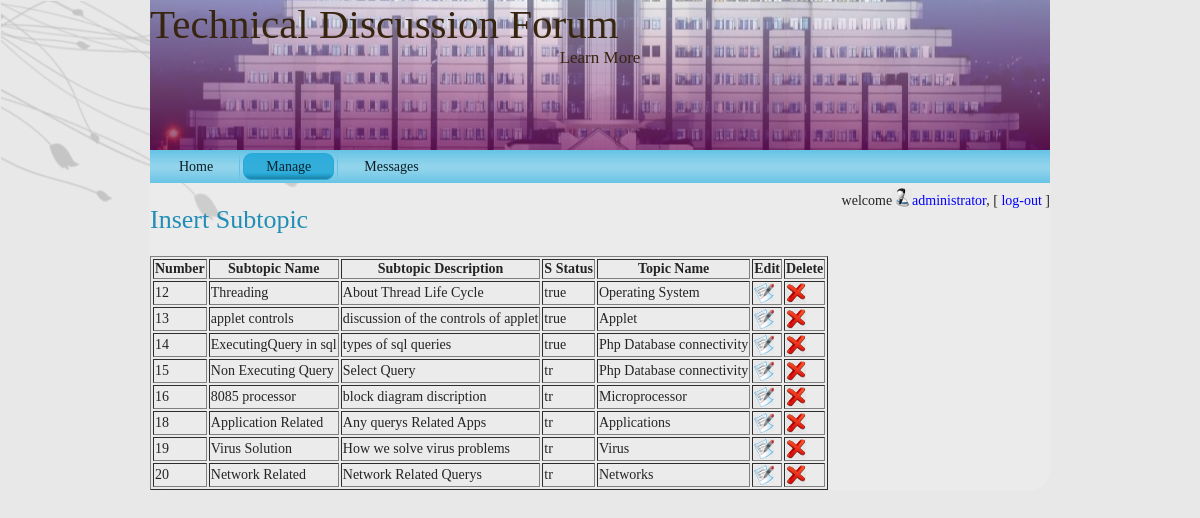
The app's page /admin/subtopic.php (signed in) with its own data.
### tables this page shows
CREATE TABLE IF NOT EXISTS `subtopic` (
  `subtopic_id` int(11) NOT NULL AUTO_INCREMENT,
  `subtopic_name` varchar(50) NOT NULL,
  `subtopic_description` varchar(500) NOT NULL,
  `s_status` varchar(20) NOT NULL,
  `topic_id` int(11) NOT NULL,
  PRIMARY KEY (`subtopic_id`)
);

CREATE TABLE IF NOT EXISTS `topic` (
  `topic_id` int(11) NOT NULL AUTO_INCREMENT,
  `topic_name` varchar(50) NOT NULL,
  `topic_type` varchar(50) NOT NULL,
  PRIMARY KEY (`topic_id`)
);

### admin/utility.php (called while the page is built, shortened)
<?php
	function ExecuteQuery ($SQL)
	{
		$rows = mysql_query ($SQL);
		return $rows;
	}
?>

### admin/subtopic.php (the view, shortened to what this page needs)
<?php session_start();
 require("header.php");
require("checkUser.php");?>
<h2><a href="sinsert.php">Insert Subtopic</a></h2>
	<?php
		$sql="SELECT subtopic_id, subtopic_name, subtopic_Description, s_status, topic.topic_id, topic_name from subtopic, topic where topic.topic_id = subtopic.topic_id";
		$rows=ExecuteQuery($sql);
		echo "<table border='1'>";
		echo "<strong><tr><th>Number</th><th>Subtopic Name</th><th>Subtopic Description</th><th>S Status</th><th>Topic Name</th><th>Edit</th><th>Delete</th></tr> </strong>";
		while($name_row=mysql_fetch_array($rows))
		{
			echo "<tr>";
			echo "<td>$name_row[subtopic_id]</td><td>$name_row[subtopic_name]</td><td>$name_row[subtopic_Description]</td><td>$name_row[s_status]</td><td>$name_row[topic_name]</td><td><a href='sedit.php?id=".$name_row[0]."'><img src='../res/images/edit.jpg'  class='imagedel'/></a></td><td><a href='sdelete.php?id=".$name_row[0]."'><img src='../res/images/delete.jpg'  class='imagedel'/></a></td>";
			}
		echo "</table>";
?>

### admin/header.php (shortened to what this page needs)
<?php require_once("utility.php");
?>
<!DOCTYPE html PUBLIC "-//W3C//DTD XHTML 1.0 Transitional//EN" "http://www.w3.org/TR/xhtml1/DTD/xhtml1-transitional.dtd">
<html xmlns="http://www.w3.org/1999/xhtml">
<head>
    <link rel="stylesheet" href="../res/style.css" type="text/css" media="screen" />
</head>
<body>
    <div id="art-main">
        <div class="art-Sheet">
            <div class="art-Sheet-cc"></div>
            <div class="art-Sheet-body">
                <div class="art-Header">
                    <div class="art-Header-jpeg"></div>
                    <div class="art-Logo">
                        <h1 id="name-text" class="art-Logo-name"><a href="#">Technical Discussion Forum</a></h1>
                        <div id="slogan-text" class="art-Logo-text">Learn More</div>
                    </div>
                </div>
                <div class="art-nav">
                	<div class="l"></div>
                	<ul class="art-menu">
                		<li><a href="home.php" id="ahome"><span class="l"></span><span class="r"></span><span class="t">Home</span></a></li>
                		<li><a href="#" id="amanage"><span class="l"></span><span class="r"></span><span class="t">Manage</span></a>
                		</li>
                		<li><a href="messages.php"id="amessage"><span class="l"></span><span class="r"></span><span class="t">Messages</span></a>
</ul>
                </div>

### admin/checkUser.php (shortened to what this page needs)
<span style="float:right">
welcome<a href="aedit.php"><img src="../res/images/useri.jpg" class="imagedel"><?php echo $_SESSION["fn"];?></a>, [ <a href="logout.php">log-out</a> ]
</span>

### res/style.css (style rules this page uses)
body { margin: 0 auto; padding: 0; background-color: #E8E8E8; }
#art-main { position: relative; width: 100%; left: 0; top: 0; }
.art-Sheet { position:relative; z-index:0; margin:0 auto; width: 900px; min-width:41px; min-height:41px; }
.art-Sheet-body { position: relative; z-index:1; padding: 0px; }
.art-Sheet-cc { position:absolute; z-index:-1; top: 20px; left: 20px; right: 20px; bottom: 20px; background-image: url('images/Sheet-c.png'); }
.art-Sheet { margin-top: 0px !important; }
div.art-Header { margin: 0 auto; position: relative; z-index:0; width: 900px; height: 150px; }
div.art-Header-jpeg { position: absolute; z-index:-1; top: 0; left: 0; width: 900px; height: 150px; background-image: linear-gradient(to bottom, rgba(245, 246, 252, 0.52), rgba(117, 19, 93, 0.73)), url('images/vit2.jpg'); background-repeat: no-repeat; background-position: center center; }
h1.art-Logo-name, h1.art-Logo-name a, h1.art-Logo-name a:link, h1.art-Logo-name a:visited, h1.art-Logo-name a:hover { font-family: Georgia, "Times New Roman", Times, Serif; font-size: 41px; text-decoration: none; padding:0; margin:0; color: #38250F; }
.art-Logo-text { display: block; text-align: center; }
.art-Logo-text, .art-Logo-text a { font-family: Georgia, "Times New Roman", Times, Serif; font-size: 17px; padding:0; margin:0; color: #38250F !important; }
.art-menu a, .art-menu a:link, .art-menu a:visited, .art-menu a:hover { text-align:left; text-decoration:none; outline:none; letter-spacing:normal; word-spacing:normal; }
.art-menu, .art-menu ul { margin: 0; padding: 0; border: 0; list-style-type: none; display: block; }
.art-menu li { margin: 0; padding: 0; border: 0; display: block; float: left; position: relative; z-index: 5; background:none; }
.art-menu:after, .art-menu ul:after { content: "."; height: 0; display: block; visibility: hidden; overflow: hidden; clear: both; }
.art-menu, .art-menu ul { min-height: 0; }
.art-menu { padding: 3px 3px 3px 3px; }
.art-nav { position: relative; height: 33px; z-index: 100; }
.art-nav .l, .art-nav .r { position: absolute; z-index: -1; top: 0; height: 33px; background-image: url('images/nav.png'); }
.art-nav .l { left: 0; right:0px; }
.art-menu a { position:relative; display: block; overflow:hidden; height: 27px; cursor: pointer; text-decoration: none; margin-right: 3px; margin-left: 3px; }
.art-menu a .r, .art-menu a .l { position:absolute; display: block; top:0; z-index:-1; height: 81px; background-image: url('images/MenuItem.png'); }
.art-menu a .l { left:0; right:9px; }
.art-menu a .t { font-family: Georgia, "Times New Roman", Times, Serif; font-size: 14px; color: #071E27; padding: 0 14px; margin: 0 9px; line-height: 27px; text-align: center; }
.art-menu a.active .l, .art-menu a.active .r { top: -54px; }
.art-menu a.active .t { color: #082530; }
a img { border: 0; }
body { font-family: Georgia, "Times New Roman", Times, Serif; font-size: 14px; color: #242424; }
a { font-family: Georgia, "Times New Roman", Times, Serif; text-decoration: none; color: #186C8B; }
a:link { font-family: Georgia, "Times New Roman", Times, Serif; text-decoration: none; color: blue; }
h1, h2, h3, h4, h5, h6, h1 a, h2 a, h3 a, h4 a, h5 a, h6 a h1 a:hover, h2 a:hover, h3 a:hover, h4 a:hover, h5 a:hover, h6 a:hover h1 a:visited, h2 a:visited, h3 a:visited, h4 a:visited, h5 a:visited, h6 a:visited { font-weight: normal; font-style: normal; text-decoration: none; }
h1, h1 a, h1 a:link, h1 a:visited, h1 a:hover { font-family: Georgia, "Times New Roman", Times, Serif; font-size: 35px; color: #186C8B; }
h2, h2 a, h2 a:link, h2 a:visited, h2 a:hover { font-family: Georgia, "Times New Roman", Times, Serif; font-size: 26px; color: #208EB6; }
ol, ul { color: #383838; margin:1em 0 1em 2em; padding:0; font-family: Georgia, "Times New Roman", Times, Serif; font-size: 14px; }
li { margin:0.2em 0; padding:0; }
ul { list-style-type: none; }
.imagedel { height:20px; width:20px; vertical-align:text-top; vertical-align:text-bottom; }

### records on screen
subtopic: subtopic_id "12", subtopic_name "Threading", subtopic_description "About Thread Life Cycle", s_status "true", topic.topic_name "Operating System"
subtopic: subtopic_id "13", subtopic_name "applet controls", subtopic_description "discussion of the controls of applet", s_status "true", topic.topic_name "Applet"
subtopic: subtopic_id "14", subtopic_name "ExecutingQuery in sql", subtopic_description "types of sql queries", s_status "true", topic.topic_name "Php Database connectivity"
subtopic: subtopic_id "15", subtopic_name "Non Executing Query", subtopic_description "Select Query", s_status "tr", topic.topic_name "Php Database connectivity"
subtopic: subtopic_id "16", subtopic_name "8085 processor", subtopic_description "block diagram discription", s_status "tr", topic.topic_name "Microprocessor"
subtopic: subtopic_id "18", subtopic_name "Application Related", subtopic_description "Any querys Related Apps", s_status "tr", topic.topic_name "Applications"
subtopic: subtopic_id "19", subtopic_name "Virus Solution", subtopic_description "How we solve virus problems", s_status "tr", topic.topic_name "Virus"
subtopic: subtopic_id "20", subtopic_name "Network Related", subtopic_description "Network Related Querys", s_status "tr", topic.topic_name "Networks"

### other values on screen
$_SESSION["fn"] "administrator"
